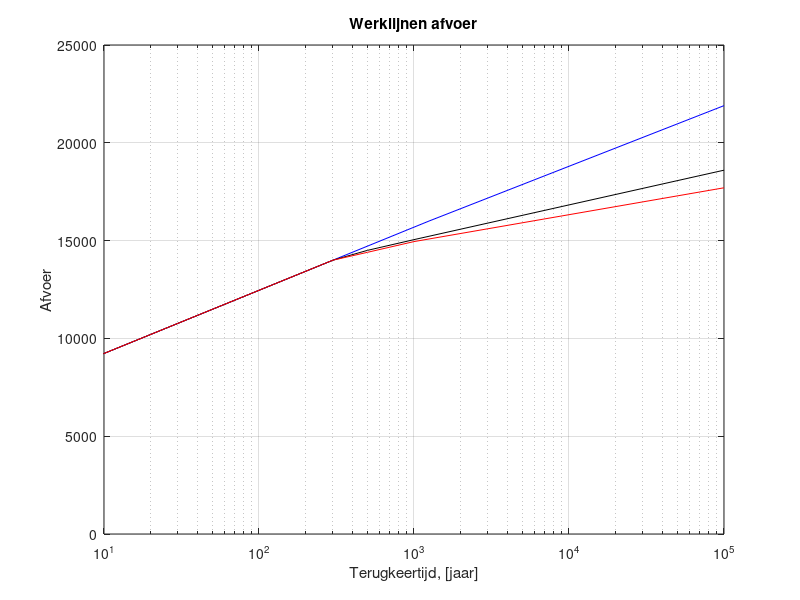
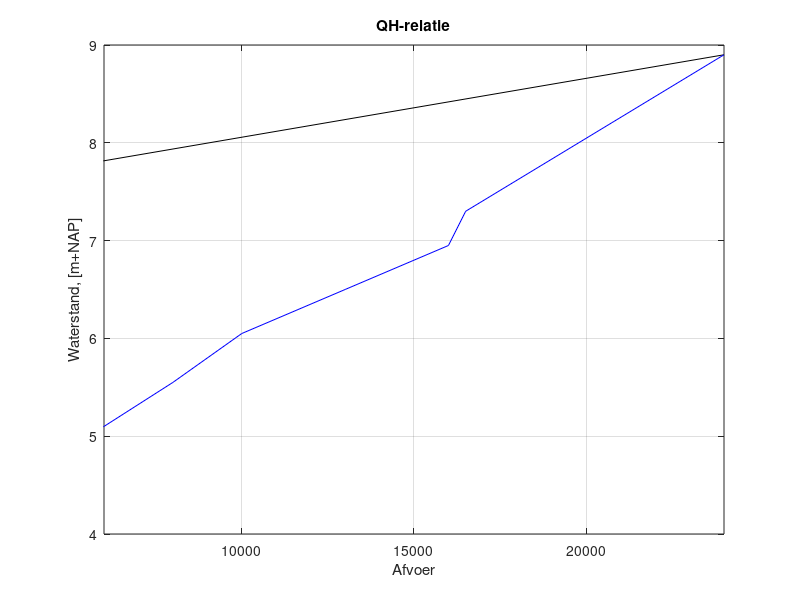
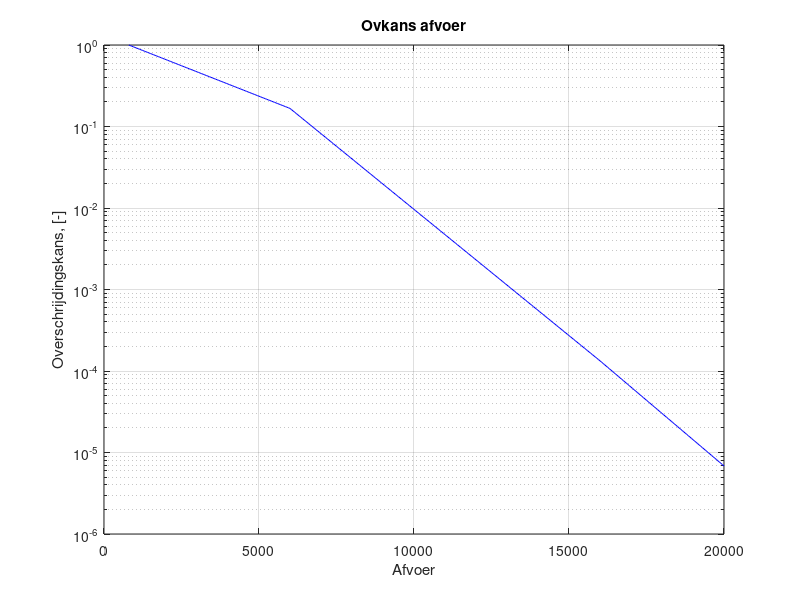

MATLAB code for these plots, in order: (Note: this script raises an error after producing the figures.)
% Script om modelonzekerheden waterstand uit te integreren.
%
% Aanname: volledige afhankelijkheid opeenvolgende blokken.
%
% Als voor de ovfreq van de afvoer een uitgeintegreerde versie wordt
% genomen, zit de onzekerheid van de afvoer ook in de resultaten. Zie
% aantekeningen bij 21 november 2015.

% % Auteur: Chris Geerse
% % November 2015



%==========================================================================
% Algemene zaken
%==========================================================================

clc;
clear;
close all
addpath 'Hulproutines\' 'Invoer\';

%==========================================================================
% Invoerparameters.
%==========================================================================

% Ovkans afvoer in basisduur (kan versie met of zonder onzekerheden in de
% afvoer zijn)
% Oude lijn HR2006
kOvkansInv1 = [...
    800, 1
    6000, 1/6
    16000, 1/6*(1/1250)
    21900, 1/6*(1e-5)];

% uitgeintegreerde lijn uit Grade
kOvkansInv2 = [...
    800, 1
    6000, 1/6
    14000, 1/6*(1/300)
    14500, 1/6*(1/500)
    15050, 1/6*(1/1000)
    18600, 1/6*(1e-5)];

% uit Grade
kOvkansInv3 = [...
    800, 1
    6000, 1/6
    14000, 1/6*(1/300)
    14400, 1/6*(1/500)
    14950, 1/6*(1/1000)
    17700, 1/6*(1e-5)];


% Werklijnen afvoer
figure
semilogx(1./(6*kOvkansInv1(:,2)), kOvkansInv1(:,1), 'b-')
hold on; grid on
semilogx(1./(6*kOvkansInv2(:,2)), kOvkansInv2(:,1), 'k-')
semilogx(1./(6*kOvkansInv3(:,2)), kOvkansInv3(:,1), 'r-')
title('Werklijnen afvoer')
xlabel('Terugkeertijd, [jaar]')
ylabel('Afvoer')
%legend('Zonder modelonzekerheid ws', 'Met modelonzekerheid ws')
xlim([10, 1e5])

% Keuze werklijn met afbuiging (incl. onzekerheid afvoer)
kOvkansInv = kOvkansInv1;
    
%kOvkansInv = kOvkansInv3;



% QH-relatie zonder knikken
QH_relatie1 =[...
    750, 7.5
    24000, 8.9];
% QH-relatie met knikken
QH_relatie2 =[...
    750, 4
    6000, 5.1
    8000, 5.55
    10000, 6.05, 
    13000, 6.5
    16000, 6.95
    16500, 7.3
    24000, 8.9];

% % even trucen
% % QH-relatie met knikken
% QH_relatie2 =[...
%     750, 4
%     6000, 5.1
%     8000, 5.55
%     10000, 6.05, 
%     13000, 6.5
%     16000, 7.2
%     16500, 7.3
%     24000, 8.9];


figure
plot(QH_relatie1(:,1),QH_relatie1(:,2), 'k-')
hold on; grid on
plot(QH_relatie2(:,1),QH_relatie2(:,2), 'b-')
title('QH-relatie')
xlabel('Afvoer')
ylabel('Waterstand, [m+NAP]')
xlim([6000, 24000])

% Keuze
QH_relatie = QH_relatie1;


% Onzekerheid waterstand, normaal verdeel met mu en sigma
hMu  = 0;       %m
hSig = 0.15;     %m


%==========================================================================
%==========================================================================
% Berekeningen
%==========================================================================
%==========================================================================

% Maak k-grid
kMin = 800;
kSt  = 50;
kMax = 20000;

% Ovkansen op kGrid
kGrid = [kMin : kSt : kMax]';
kPov = exp( interp1(kOvkansInv(:,1), log(kOvkansInv(:,2)), kGrid, 'linear', 'extrap') );

figure
semilogy(kGrid, kPov, 'b-')
hold on; grid on
title('Ovkans afvoer')
xlabel('Afvoer')
ylabel('Overschrijdingskans, [-]')



%==========================================================================
% Ovkansen waterstand zonder modelonzekerheid waterstand
%==========================================================================

% grid van waterstande
hMin = min(QH_relatie(:,2));
hSt  = 0.001;
hMax = max(QH_relatie(:,2));
hGrid = [hMin : hSt : hMax]';

for i = 1 : length(hGrid)
    hPov(i)  = exp( interp1( kGrid, log(kPov),  bepaalQbijH( hGrid(i), QH_relatie) , 'linear', 'extrap') );
end


figure
semilogy(hGrid, hPov, 'b-')
hold on; grid on
title('Ovkans waterstand')
xlabel('Waterstand')
ylabel('Overschrijdingskans, [-]')



%==========================================================================
% Ovkansen waterstand met modelonzekerheid waterstand
%==========================================================================

% Maak y-grid voor verwerken onzekerheid waterstand
% yMin  = hMu - 4*hSig;
% ySt   = hSig/10;
% yMax  = hMu + 4*hSig;

yMin  = hMu - 4*hSig;
ySt   = hSig/10;
yMax  = hMu + 4*hSig;

yGrid = [yMin : ySt : yMax]';


% Bereken integraal P_B(H>h) inclusief onzekerheid y voor ws in basisduur B.
% Doe dit op h-grid van waterstanden.

for i = 1 : length(hGrid)
    
    PovAfvoer    = exp( interp1( kGrid, log(kPov),  bepaalQbijH( hGrid(i) - yGrid, QH_relatie) , 'linear', 'extrap') );
    klassekansen = normpdf(yGrid, hMu, hSig)*ySt;
    
    % bereken integraal
    hPovOnz(i)   = klassekansen' * PovAfvoer;
    
end

% %==========================================================================
% % Figuren
% %==========================================================================


QH_uitgebreid(:,1) = kGrid;
QH_uitgebreid(:,2) = interp1(QH_relatie(:,1), QH_relatie(:,2), kGrid, 'linear', 'extrap');


figure
plot(QH_uitgebreid(:,1),QH_uitgebreid(:,2), 'k-')
hold on; grid on
title('QH-relatie')
xlabel('Afvoer')
ylabel('Waterstand, [m+NAP]')




% Kansen in basisduur
figure
semilogy(hGrid, hPov, 'b-')
hold on; grid on
semilogy(hGrid, hPovOnz, 'r-')
title('Uitintegratie onzekerheid waterstand')
xlabel('Waterstand')
ylabel('Overschrijdingskans, [-]')
legend('Zonder modelonzekerheid ws', 'Met modelonzekerheid ws')


close all

% Frequentielijnen
figure
semilogx(1./(6*hPov), hGrid, 'b-')
hold on; grid on
semilogx( 1./(6*hPovOnz), hGrid, 'r-')
title('Uitintegratie onzekerheid waterstand')
xlabel('Terugkeertijd, [jaar]')
ylabel('Waterstand')
legend('Zonder modelonzekerheid ws', 'Met modelonzekerheid ws')
xlim([10, 1e5])

    


